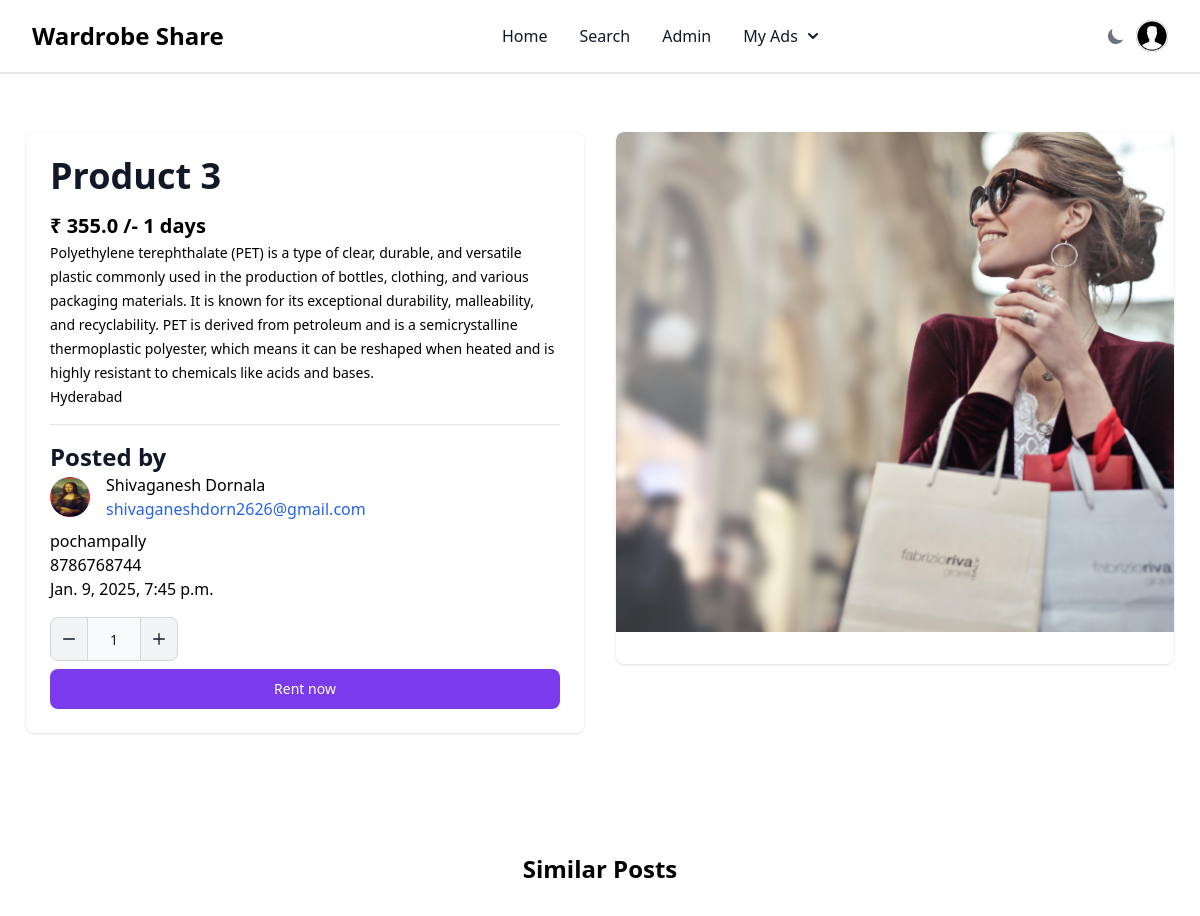
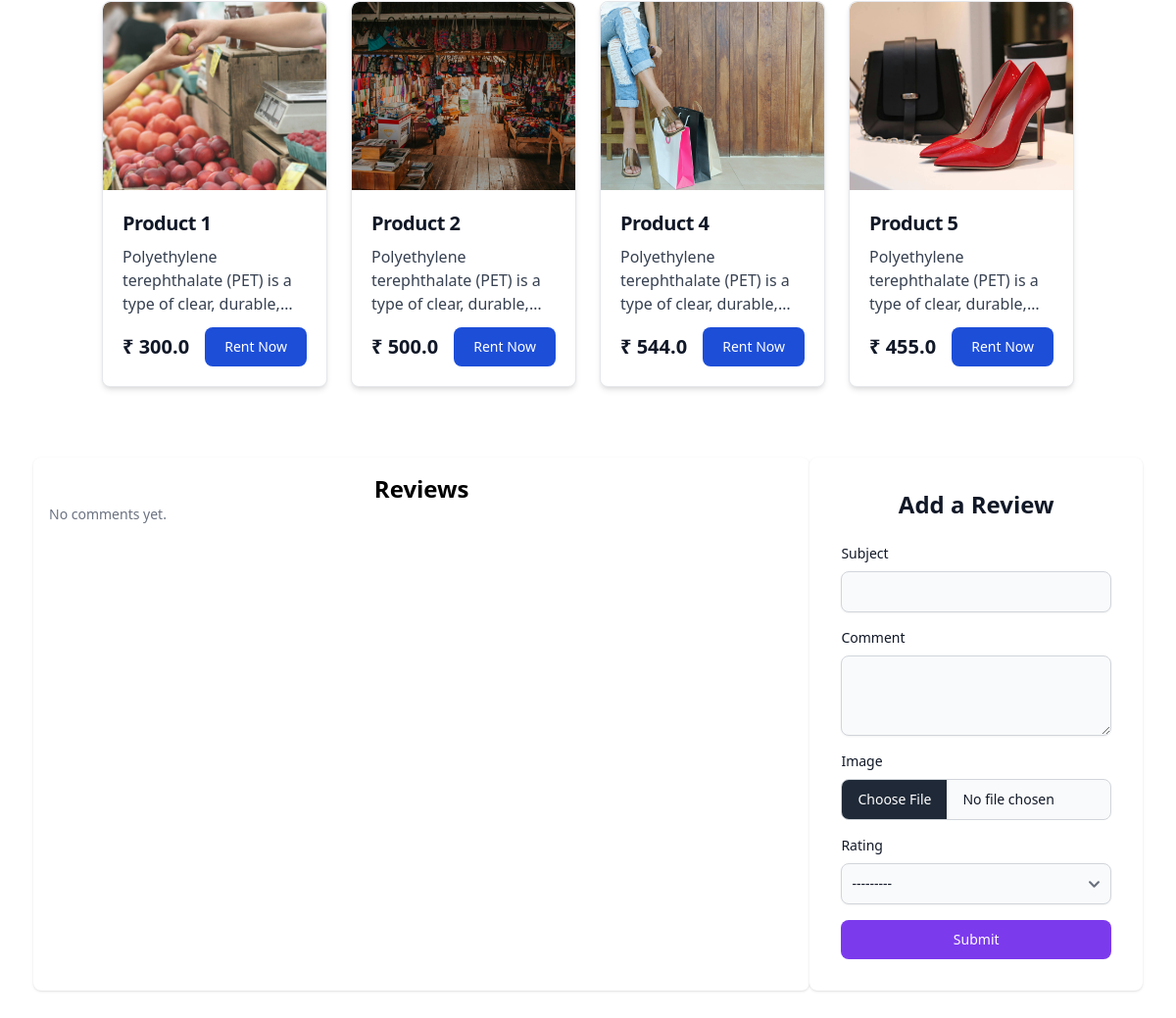
Page /post/view/15/ (signed in) on the committed database (2 pictures, top to bottom).
### app/models.py (models this page shows, shortened)
class Post(models.Model):
    user = models.ForeignKey(User, on_delete=models.CASCADE)
    profile = models.ForeignKey(Profile, on_delete=models.CASCADE)
    category = models.ForeignKey(Category, on_delete=models.CASCADE)
    title = models.CharField(max_length=100)
    image = models.ImageField(upload_to='posts')
    gender=models.CharField(max_length=20,default="All Genders",choices=(("All Genders","All Genders"),("Men","Men"),("Women","Women")))
    description = models.TextField()
    quantity=models.IntegerField(default=1)
    price = models.FloatField()
    rent_method=models.CharField(max_length=10,choices=(("1","Day"),("7","Week"),("30","Month"),("365","Year")))
    availability=models.BooleanField(default=True)
    location=models.CharField(max_length=20)
    period=models.DateField(default=datetime.date.today()+datetime.timedelta(days=365))
    created_at = models.DateTimeField(auto_now_add=True)

class Profile(models.Model):
    user=models.ForeignKey(User,on_delete=models.CASCADE)
    image=models.ImageField(upload_to="profiles",blank=True,null=True)
    first_name=models.CharField(max_length=50)
    last_name=models.CharField(max_length=50)
    phone_number=models.CharField(max_length=10)
    city=models.CharField(max_length=30)
    address=models.TextField()
    wallet=models.FloatField(default=0)

### app/views.py (the view, shortened to what this page needs)
# urls.py: path('post/view/<id>/',view_post),
@login_required
def view_post(request,id):
    form=CommentForm()
    posts = Post.objects.get(id=id)
    buy=posts.availability and date.today()<=posts.period and posts.user!=request.user and posts.quantity>0
    m=10 if posts.quantity>10 else posts.quantity
    avail=posts.availability and date.today()<=posts.period
    similar_posts = Post.objects.filter(category=posts.category).exclude(user=request.user).exclude(id=id)
    comments=Comment.objects.filter(post=id)
    return render(request, 'post.html', {'data': posts,"buy":buy,"max":m,"available":avail,"similar":similar_posts,"form":form,"comments":comments})

### app/forms.py
class CommentForm(forms.ModelForm):
    class Meta:
        model=Comment
        fields=['subject','comment','image','rating']
    def __init__(self, *args, **kwargs):
        super().__init__(*args, **kwargs)
        for field in self.fields.values():
            if isinstance(field.widget, forms.FileInput):
                field.widget.attrs.update({'class':style['image']})
            elif isinstance(field.widget, forms.Textarea):
                field.widget.attrs.update({'class':style['text'],'rows':3})
            elif isinstance(field.widget, forms.CheckboxInput):
                field.widget.attrs.update({'class':style['checkbox']})
            else:
                field.widget.attrs.update({'class':style['text']})

### templates/post.html (shortened to what this page needs)
{% extends 'header.html' %}
{% load static %}
{% block main %}
<section class="bg-white dark:bg-gray-900 py-12">
    <div class="container px-4 mx-auto max-w-screen-xl">
        <div class="grid grid-cols-1 gap-8 md:grid-cols-2 lg:grid-cols-2">
            <div class="md:order-2">
                <div
                    class="bg-white rounded-lg shadow dark:border dark:bg-gray-800 dark:border-gray-700 overflow-hidden">
                    <div class="w-full h-96 md:h-[500px]">
                        <img id="mainImage" class="rounded-t-lg w-full h-full object-cover" src="{{ data.image.url }}"
                            alt="{{ data.name }}" />
                    </div>
                    <div class="flex flex-wrap justify-center p-4 space-x-2">
                    </div>
                </div>
            </div>
            <div class="md:order-1">
                <div class="bg-white rounded-lg shadow dark:border dark:bg-gray-800 dark:border-gray-700 p-6">
                    <h1
                        class="text-2xl font-bold text-gray-900 md:text-3xl lg:text-4xl dark:text-white line-clamp-3">
                        {{ data.title }}
                    </h1>
                    <div class="mt-4">
                        <p>
                            <span class="text-xl font-bold text-black dark:text-white">₹ {{ data.price }} /-
                                {{ data.rent_method }}
                                days</span><br>
                            <span class="text-sm text-black dark:text-white">{{ data.description }}</span><br>
                            <span class="text-sm text-black dark:text-white">{{ data.location | title }}</span><br>
                        </p>
                        <hr class="my-4">
                        <h2 class="text-xl font-bold text-gray-900 md:text-2xl dark:text-white">Posted by</h2>
                        <div class="flex items-center">
                            <img class="w-10 h-10 rounded-full mr-4" src="{%if data.profile.image %} {{ data.profile.image.url }} {%else%} {% static 'profile.jpg' %}{% endif %}">
                            <a href="/post/profile/{{data.profile.id}}">
                                <div>
                                    <span class="text-md text-black dark:text-white">{{ data.profile.first_name | title }}
                                        {{ data.profile.last_name | title }}</span><br>
                                    <span class="text-sm text-gray-500 dark:text-gray-400"><a href="mailto:{{data.user.email}}" class="text-blue-600 hover:text-blue-800 dark:text-blue-400 dark:hover:text-blue-300">{{ data.user.email }}</a></span>
                                </div>
                            </a>
                        </div>
                        <p class="mt-2">
                            <span class="text-md text-black dark:text-white">{{ data.profile.address }}</span><br>
                            <span class="text-md text-black dark:text-white">{{ data.profile.phone_number }}</span><br>
                            <span class="text-md text-black dark:text-white">{{ data.created_at }}</span>
                        </p>
                    </div>
                    {% if buy %}
                    <div class="text-left mt-4">
                        <div class="relative flex items-center max-w-[8rem]">
                            <button type="button" id="decrement-button" data-input-counter-decrement="quantity-input"
                                class="bg-gray-100 dark:bg-gray-700 dark:hover:bg-gray-600 dark:border-gray-600 hover:bg-gray-200 border border-gray-300 rounded-s-lg p-3 h-11 focus:ring-gray-100 dark:focus:ring-gray-700 focus:ring-2 focus:outline-none">
                                <svg class="w-3 h-3 text-gray-900 dark:text-white" aria-hidden="true"
                                    xmlns="http://www.w3.org/2000/svg" fill="none" viewBox="0 0 18 2">
                                    <path stroke="currentColor" stroke-linecap="round" stroke-linejoin="round"
                                        stroke-width="2" d="M1 1h16" />
                                </svg>
                            </button>
                            <input type="text" id="quantity-input" data-input-counter data-input-counter-min="1"
                                data-input-counter-max="{{ max }}" aria-describedby="helper-text-explanation"
                                class="bg-gray-50 border-x-0 border-gray-300 h-11 text-center text-gray-900 text-sm focus:ring-blue-500 focus:border-blue-500 block w-full py-2.5 dark:bg-gray-700 dark:border-gray-600 dark:placeholder-gray-400 dark:text-white dark:focus:ring-blue-500 dark:focus:border-blue-500"
                                placeholder="1" value="1" required />
                            <button type="button" id="increment-button" data-input-counter-increment="quantity-input"
                                class="bg-gray-100 dark:bg-gray-700 dark:hover:bg-gray-600 dark:border-gray-600 hover:bg-gray-200 border border-gray-300 rounded-e-lg p-3 h-11 focus:ring-gray-100 dark:focus:ring-gray-700 focus:ring-2 focus:outline-none">
                                <svg class="w-3 h-3 text-gray-900 dark:text-white" aria-hidden="true"
                                    xmlns="http://www.w3.org/2000/svg" fill="none" viewBox="0 0 18 18">
                                    <path stroke="currentColor" stroke-linecap="round" stroke-linejoin="round"
                                        stroke-width="2" d="M9 1v16M1 9h16" />
                                </svg>
                            </button>
                        </div>
                        <a type="submit"
                            onclick="{window.location.href='/order/{{ data.id }}/'+document.getElementById('quantity-input').value}"
                            class="w-full mt-2 text-white bg-primary-600 hover:bg-primary-700 focus:ring-4 focus:outline-none focus:ring-primary-300 font-medium rounded-lg text-sm px-5 py-2.5 text-center dark:bg-primary-600 dark:hover:bg-primary-700 dark:focus: ring-primary-800">
                            Rent now
                        </a>
                    </div>
                    {% endif %}
                </div>
            </div>
        </div>
    </div>
</section>
{% if similar %}
<section class="bg-white dark:bg-gray-900 py-12">
    <div class="container px-4 mx-auto">
        <h1 class="mt-6 mb-8 text-2xl font-bold text-black dark:text-white text-center">Similar Posts</h1>
        <div class="grid grid-cols-2 gap-6 md:grid-cols-4">
            {% for item in similar %}
            <div
                class="overflow-hidden bg-white border border-gray-200 rounded-lg shadow-md dark:bg-gray-800 dark:border-gray-700 transition-transform duration-300 hover:scale-105">
                <a href="/post/view/{{ item.id }}">
                    <img class="rounded-t-lg h-48 w-full object-cover" src="{{ item.image.url }}" alt="img">
                    <div class="p-5">
                        <h5 class="mb-2 text-xl font-bold tracking-tight text-gray-900 dark:text-white line-clamp-2">
                            {{ item.title }}
                        </h5>
                        <p class="mb-3 font-normal text-gray-700 dark:text-gray-400 line-clamp-3">
                            {{ item.description }}</p>
                        <div class="flex items-center justify-between">
                            <span class="text-xl font-bold text-gray-900 dark:text-white">₹ {{ item.price }}</span>
                            <a href="/order/{{ item.id }}/1"
                                class="text-white bg-blue-700 hover:bg-blue-800 focus:ring-4 focus:outline-none focus:ring-blue-300 font-medium rounded-lg text-sm px-5 py-2.5 text-center dark:bg-blue-600 dark:hover:bg-blue-700 dark:focus:ring-blue-800">Rent
                                Now</a>
                        </div>
                    </div>
                </a>
            </div>
            {% endfor %}
        </div>
    </div>
</section>
{% endif %}
<section class="flex flex-wrap justify-between p-6">
    <div class="w-full lg:w-[70%] bg-white rounded-lg shadow dark:border dark:bg-gray-800 dark:border-gray-700 p-4">
        <h2 class="text-2xl font-bold text-black dark:text-white text-left text-center">Reviews</h2>
        {%if comments%}
        {% for item in comments %}
        <div class="flex items-start gap-2.5 mb-4">
            <img class="w-8 h-8 rounded-full" src="{% if item.user.image %}{{ item.user.image.url }}{% else %}{% static 'profile.jpg' %}{% endif %}" alt="User image">
            <div class="flex flex-col gap-1 w-full">
                <div
                    class="flex flex-col w-full leading-1.5 p-4 border-gray-200 bg-gray-100 rounded-e-xl dark:bg-gray-700">
                    <div class="flex items-center space-x-2 rtl:space-x-reverse mb-2">
                        <span class="text-sm font-semibold text-gray-900 dark:text-white">{{ item.user.user.username }}</span>
                        <span
                            class="text-sm font-normal text-gray-500 dark:text-gray-400">{{ item.created_at }}</span>
                    </div>
                    <p class="text-sm font-normal text-gray-900 dark:text-white">{{ item.subject }}</p>
                    <p class="text-sm font-normal text-gray-900 dark:text-white">{{ item.comment }}</p>
                    {% if item.image %}
                    <div class="my-2.5 w-40 ">
                        <img src="{{ item.image.url }}" class="rounded-lg w-full" alt="Comment image">
                    </div>
                    {% endif %}
                    <div class="flex items-center">
                        {% for i in item.rating %}
                        <svg class="w-4 h-4 text-yellow-300 ms-1" aria-hidden="true"
                            xmlns="http://www.w3.org/2000/svg" fill="currentColor" viewBox="0 0 22 20">
                            <path
                                d="M20.924 7.625a1.523 1.523 0 0 0-1.238-1.044l-5.051-.734-2.259-4.577a1.534 1.534 0 0 0-2.752 0L7.365 5.847l-5.051.734A1.535 1.535 0 0 0 1.463 9.2l3.656 3.563-.863 5.031a1.532 1.532 0 0 0 2.226 1.616L11 17.033l4.518 2.375a1.534 1.534 0 0 0 2.226-1.617l-.863-5.03L20.537 9.2a1.523 1.523 0 0 0 .387-1.575Z" />
                        </svg>
                        {% endfor %}
                        {% for i in item.empty %}
                        <svg class="w-4 h-4 ms-1 text-gray-300 dark:text-gray-500" aria-hidden="true"
                            xmlns="http://www.w3.org/2000/svg" fill="currentColor" viewBox="0 0 22 20">
                            <path
                                d="M20.924 7.625a1.523 1.523 0 0 0-1.238-1.044l-5.051-.734-2.259-4.577a1.534 1.534 0 0 0-2.752 0L7.365 5.847l-5.051.734A1.535 1.535 0 0 0 1.463 9.2l3.656 3.563-.863 5.031a1.532 1.532 0 0 0 2.226 1.616L11 17.033l4.518 2.375a1.534 1.534 0 0 0 2.226-1.617l-.863-5.03L20.537 9.2a1.523 1.523 0 0 0 .387-1.575Z" />
                        </svg>
                        {% endfor %}
                    </div>
                </div>
            </div>
        </div>
        {% endfor %}
        {%else%}
        <p class="text-sm font-normal text-gray-500 dark:text-gray-400">No comments yet.</p>
        {%endif%}
    </div>
    <div class="w-full lg:w-[30%] max-w-lg text-gray-700 text-lg dark:text-white">
        <div class="bg-white rounded-lg shadow dark:border dark:bg-gray-800 dark:border-gray-700">
            <div class="p-6 space-y-4 md:space-y-6 sm:p-8">
                <h1 class="text-xl font-bold text-gray-900 md:text-2xl dark:text-white text-center">
                    Add a Review
                </h1>
                {% if request.user.is_authenticated %}
                <form action="" method="post" enctype="multipart/form-data">
                    {% for field in form %}
                    <div class="mb-4">
                        <label for="{{ field.id_for_label }}"
                            class="block mb-2 text-sm font-medium text-gray-900 dark:text-white">{{ field.label }}</label>
                        {{ field }}
                    </div>
                    {% endfor %}
                    <button type="submit"
                        class="w-full text-white bg-primary-600 hover:bg-primary-700 focus:ring-4 focus:outline-none focus:ring-primary-300 font-medium rounded-lg text-sm px-5 py-2.5 text-center dark:bg-primary-600 dark:hover:bg-primary-700">
                        Submit
                    </button>
                </form>
                {% else %}
                <h1 class="text-md font-bold text-gray-900 dark:text-white text-center">
                    <a href="{% url 'login' %}" class="text-blue-600 hover:text-blue-800 dark:text-blue-400 dark:hover:text-blue-300">Login</a> to add a review
                </h1>
                {% endif %}
            </div>
        </div>
    </div>
</section>
{% endblock %}

### rows in the picture
Post: image (picture), title "Product 3", price "355.0", rent_method "1", description "Polyethylene terephthalate (PET) is a type of clear, durable, and versatile plastic commonly used in the production of bottles, clothing, and various packaging materials. It is known for its exceptional durability, malleability, and recyclability. PET is derived from petroleum and is a semicrystalline thermoplastic polyester, which means it can be reshaped when heated and is highly resistant to chemicals like acids and bases.", location "Hyderabad", profile.image (picture), profile.first_name "Shivaganesh", profile.last_name "Dornala", user.email "shivaganeshdorn2626@gmail.com", profile.address "pochampally", profile.phone_number "8786768744", created_at "Jan. 9, 2025, 7:45 p.m."
Post: image (picture), title "Product 1", description "Polyethylene terephthalate (PET) is a type of clear,…", price "300.0"
Post: image (picture), title "Product 2", description "Polyethylene terephthalate (PET) is a type of clear,…", price "500.0"
Post: image (picture), title "Product 4", description "Polyethylene terephthalate (PET) is a type of clear,…", price "544.0"
Post: image (picture), title "Product 5", description "Polyethylene terephthalate (PET) is a type of clear,…", price "455.0"

### other values in the picture
{{ field.label }} "Subject" "Comment" "Image" "Rating"
